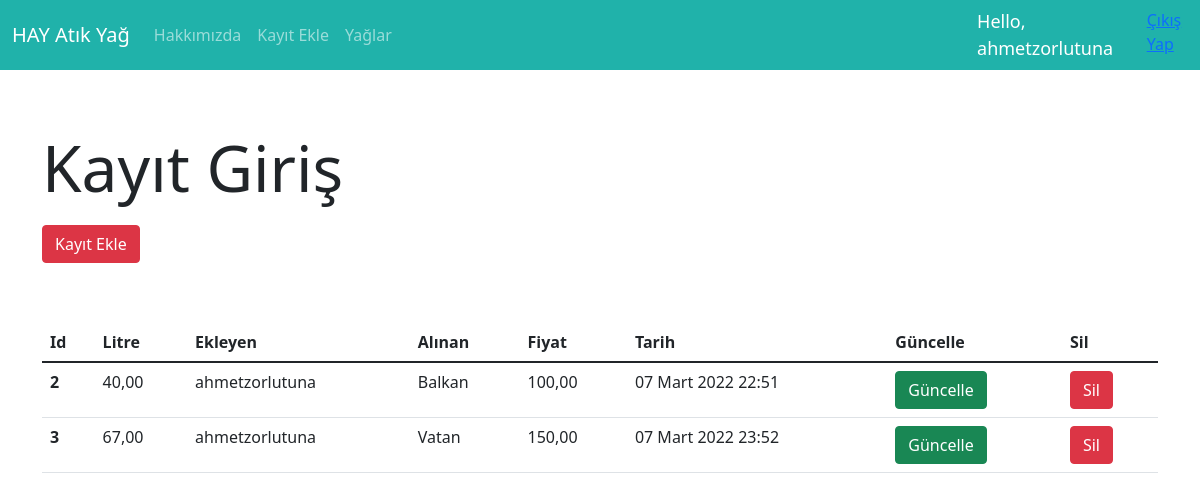
Screenshot of /oils/dashboard/ (signed in) with the database file from the repository.
### oil/models.py (models this page shows, shortened)
class Oil(models.Model): # Modelimizi oluşturduk.
    user = models.ForeignKey("auth.User",on_delete=models.PROTECT,verbose_name="Kullanıcı")
    liter = models.DecimalField(max_digits=6,decimal_places=2,verbose_name="Litre")
    comp = models.CharField(max_length=50,verbose_name="Alınan Şirket")
    price = models.DecimalField(max_digits=6,decimal_places=2,verbose_name="Fiyat")
    date = models.DateTimeField(auto_now_add=True,verbose_name="Oluşturulma Tarihi")

### oil/views.py (the view)
# urls.py: path('dashboard/',views.dashboard,name="dashboard"),
def dashboard(request):
    oils = Oil.objects.filter(user = request.user)
    context = {
        "oils":oils
    }
    return render(request,"dashboard.html",context)

### templates/dashboard.html
{% extends 'layout.html' %}
{% block body %}
<div class="container">
    <h1 class="display-3">Kayıt Giriş</h1>
    <a style="margin-top:10px;" href="/oils/addoil" class="btn btn-danger">Kayıt Ekle</a>
    {% if oils %}
    <table style="margin-top: 60px;"class="table">
      <thead>
        <tr>
          <th scope="col">Id</th>
          <th scope="col">Litre</th>
          <th scope="col">Ekleyen</th>
          <th scope="col">Alınan</th>
          <th scope="col">Fiyat</th>
          <th scope="col">Tarih</th>
          <th scope="col">Güncelle</th>
          <th scope="col">Sil</th>
        </tr>
      </thead>
      <tbody>
           {% for oil in oils %}
           <tr>
              <th scope="row">{{oil.id}}</th>
              <td>{{oil.liter}}</td>
              <td>{{oil.user}}</td>
              <td>{{oil.comp}}</td>
              <td>{{oil.price}}</td>
              <td>{{oil.date}}</td>
              <td><a href="/oils/update/{{oil.id}}" class="btn btn-success">Güncelle</a></td>
              <td><a href="/oils/delete/{{oil.id}}" class="btn btn-danger">Sil</a></td>
            </tr>
           {% endfor %}
      </tbody>
    </table>
    {% else %}
    <div style="margin-top: 20px;"class="alert alert-danger">
      Henüz bir yağ girişi yok.
    </div>
    {% endif %}
</div>
{% endblock body %}

### templates/layout.html (shortened to what this page needs)
{% load static %}
<html lang="en">
<head>
    <link rel="stylesheet" href="{% static 'css/bootstrap.css' %}">
    <link rel="stylesheet" href="{% static 'css/custom.css' %}">
</head>
<body>
    {% include "includes/navbar.html" %}
    {% block body %}
    {% endblock body %}
</body>
</html>

### templates/includes/navbar.html (shortened to what this page needs)
<nav class="navbar navbar-custom navbar-expand-md navbar-dark">
    <div class="container-md">
      <a class="navbar-brand" href="/">HAY Atık Yağ</a>
      <div class="collapse navbar-collapse" id="navbar">
        <ul class="navbar-nav me-auto">
          <li class="nav-item">
            <a class="nav-link" href="/about">Hakkımızda</a>
          </li>
          <li class="nav-item">
            <a class="nav-link" href="/oils/addoil">Kayıt Ekle</a>
          </li>
          <li class="nav-item">
            <a class="nav-link" href="/oils/dashboard">Yağlar</a>
          </li>
        </ul>
      </div>
    </div>
    <div>
      <ul class="navbar-nav me-auto">
        <li class="nav-item">
          <span class="hello-msg">Hello, {{request.user}}</span>
        </li>
        <li class="nav-item">
          <span><a href="{% url 'user:logout2' %}">Çıkış Yap</a></span>
        </li>
      </ul>
    </div>
  </nav>

### templates/includes/navbar.html (style rules this page uses)
.hello-msg { font-size: 18px; color: #fff; margin-right: 20px; }
.navbar-custom { background-color:lightseagreen; }

### rows the page displays
Oil: id "2", liter "40,00", user "ahmetzorlutuna", comp "Balkan", price "100,00", date "07 Mart 2022 22:51"
Oil: id "3", liter "67,00", user "ahmetzorlutuna", comp "Vatan", price "150,00", date "07 Mart 2022 23:52"

### other values shown
{{ request.user }} "ahmetzorlutuna"
